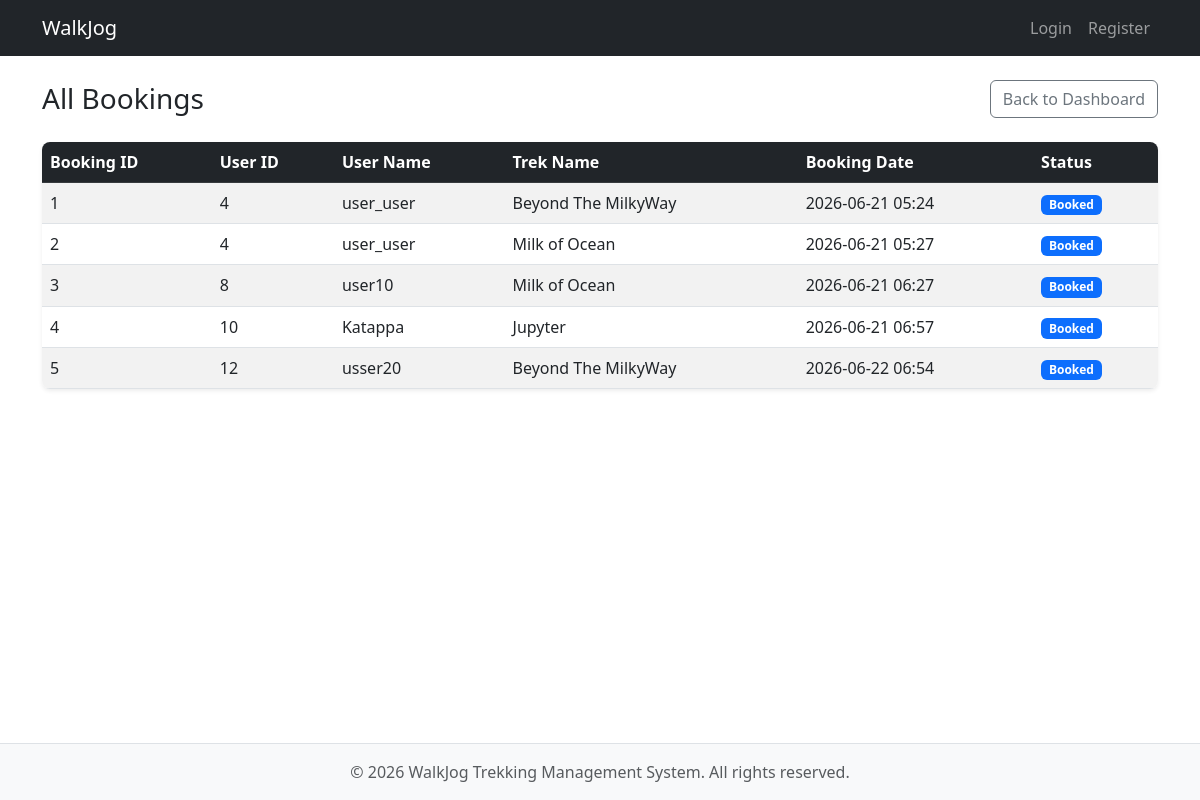
The app's page /admin/bookings, older data.
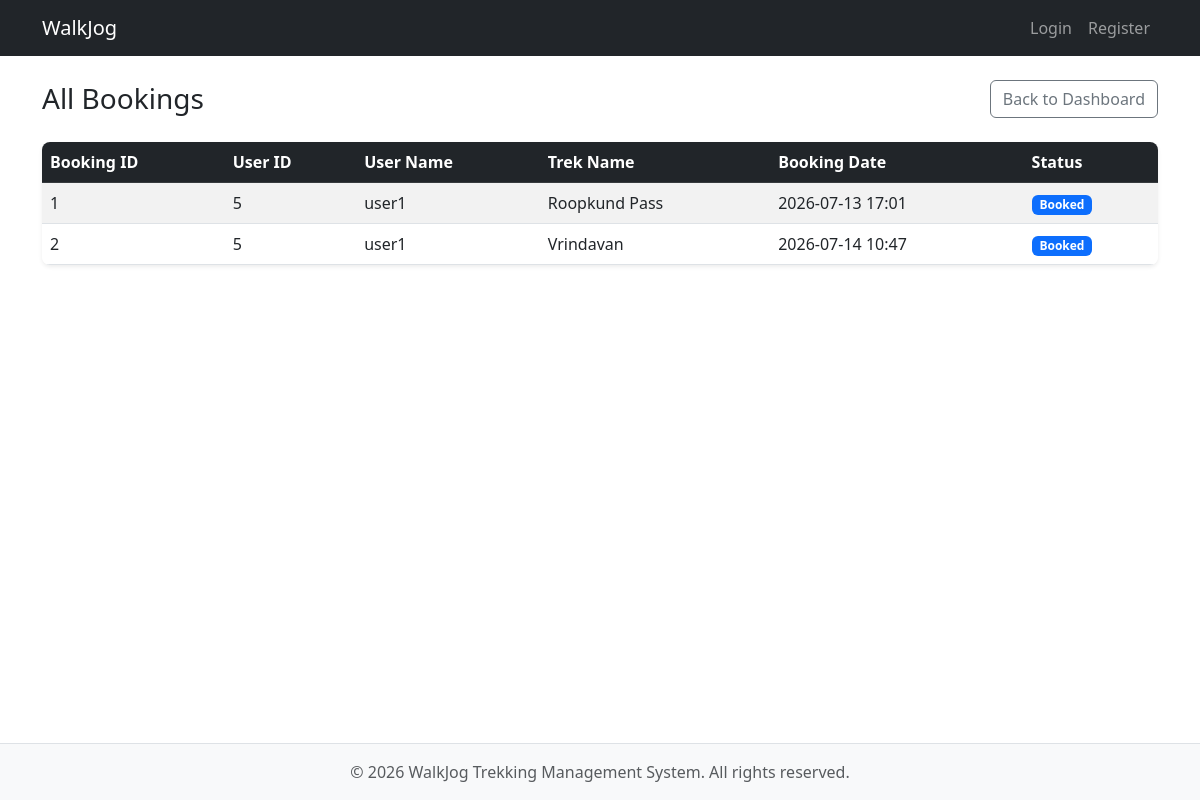
The same page, newer data.
### models.py (models this page shows)
class Booking(db.Model):
    __tablename__ = 'booking'
    booking_id = db.Column(
        db.Integer,
        primary_key=True
    )
    user_id = db.Column(
        db.Integer,
        db.ForeignKey('users.id'),
        nullable=False
    )
    trek_id = db.Column(
        db.Integer,
        db.ForeignKey('treks.trek_id'),
        nullable=False
    )
    booking_date = db.Column(
        db.DateTime,
        default=datetime.now
    )
    status = db.Column(
        db.String(20),
        default='Booked'
    )

class UserProfile(db.Model):
    __tablename__ = 'user_profile'
    user_id = db.Column(
        db.Integer,
        db.ForeignKey('users.id'),
        primary_key=True,
        nullable=False
    )
    name = db.Column(db.String(50), nullable=False)
    contact_details = db.Column(db.String(15), nullable=False)
    is_blacklisted = db.Column(db.Boolean, default=False)
    created_at = db.Column(db.DateTime, default=datetime.now)

class Trek(db.Model):
    __tablename__ = 'treks'
    trek_id = db.Column(
        db.Integer,
        primary_key=True
    )
    trek_name = db.Column(
        db.String(100),
        nullable=False
    )
    location = db.Column(
        db.String(100),
        nullable=False
    )
    difficulty = db.Column(
        db.String(20),
        nullable=False
    )
    available_slots = db.Column(
        db.Integer,
        nullable=False
    )
    duration = db.Column(
        db.Integer,
        nullable=True
    )
    status = db.Column(
        db.String(20),
        default='Pending'
    )
    start_date = db.Column(
        db.Date
    )
    end_date = db.Column(
        db.Date
    )
    is_blacklisted = db.Column(
        db.Boolean,
        default=False
    )
    staff_id = db.Column(
        db.Integer,
        db.ForeignKey('staff_profile.staff_id'),
        nullable=True
    )

### app.py (the view)
@app.route('/admin/bookings')
def admin_bookings():
    bookings = db.session.query(
        Booking.booking_id,
        Booking.user_id,
        UserProfile.name.label('user_name'),
        Trek.trek_name,
        Booking.booking_date,
        Booking.status
    ).join(UserProfile, Booking.user_id == UserProfile.user_id)\
     .join(Trek, Booking.trek_id == Trek.trek_id).all()
    return render_template('admin_bookings.html', bookings=bookings)

### templates/admin_bookings.html (shortened to what this page needs)
{% extends "base.html" %}
{% block content %}
<div class="d-flex justify-content-between align-items-center mb-4">
    <h1 class="h3 mb-0">All Bookings</h1>
    <a href="{{ url_for('admin_dashboard', username=session.get('username', 'admin')) }}" class="btn btn-outline-secondary">Back to Dashboard</a>
</div>
<div class="table-responsive bg-white rounded-3 shadow-sm">
    <table class="table table-hover table-striped mb-0 align-middle">
        <thead class="table-dark">
        <tr>
            <th>Booking ID</th>
            <th>User ID</th>
            <th>User Name</th>
            <th>Trek Name</th>
            <th>Booking Date</th>
            <th>Status</th>
        </tr>
        </thead>
        <tbody>
        {% for booking in bookings %}
        <tr>
            <td>{{ booking.booking_id }}</td>
            <td>{{ booking.user_id }}</td>
            <td>{{ booking.user_name }}</td>
            <td>{{ booking.trek_name }}</td>
            <td>{{ booking.booking_date.strftime('%Y-%m-%d %H:%M') if booking.booking_date else '' }}</td>
            <td>
                <span class="badge {% if booking.status == 'Booked' %}bg-primary{% elif booking.status == 'Cancelled' %}bg-danger{% elif booking.status == 'Completed' %}bg-success{% else %}bg-secondary{% endif %}">
                    {{ booking.status }}
                </span>
            </td>
        </tr>
        {% endfor %}
        </tbody>
    </table>
</div>
{% endblock %}

Row changes from the older to the newer data that the page shows:
removed Booking: booking_id "3", user_id "8", user_name "user10", trek_name "Milk of Ocean", booking_date "2026-06-21 06:27", status "Booked"
removed Booking: booking_id "4", user_id "10", user_name "Katappa", trek_name "Jupyter", booking_date "2026-06-21 06:57", status "Booked"
removed Booking: booking_id "5", user_id "12", user_name "usser20", trek_name "Beyond The MilkyWay", booking_date "2026-06-22 06:54", status "Booked"
changed Booking: user_id "4" → "5"; user_name "user_user" → "user1"; trek_name "Beyond The MilkyWay" → "Roopkund Pass"; booking_date "2026-06-21 05:24" → "2026-07-13 17:01"
changed Booking: user_id "4" → "5"; user_name "user_user" → "user1"; trek_name "Milk of Ocean" → "Vrindavan"; booking_date "2026-06-21 05:27" → "2026-07-14 10:47"
